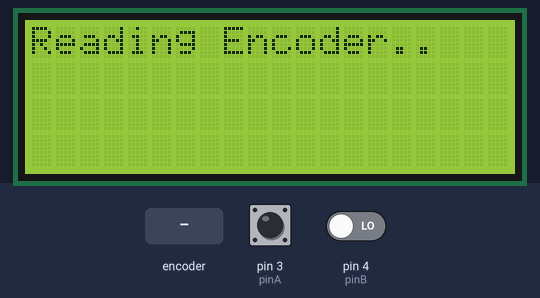
A sketch run on a simulated Arduino Uno, built with avr-gcc and run on an emulated ATmega328P. Shown: 20×4 character LCD. Inputs (shaded band) come from the test bench; at power-on: pin 3 (pinA) HIGH, pin 4 (pinB) LOW.

Above: at 2.2 s.
2.3 s: rotary encoder on pin 3 (pinA) / pin 4 (pinB) turned 3 steps (first pin leading)
At 3.5 s:
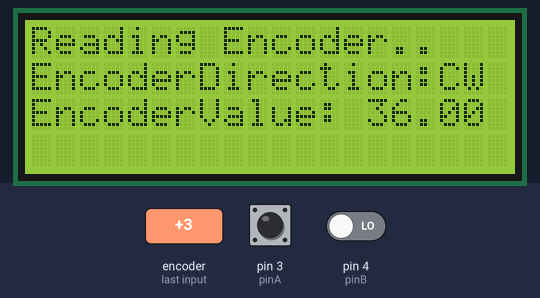
4.4 s: rotary encoder on pin 3 (pinA) / pin 4 (pinB) turned 1 step (first pin leading)
At 5.7 s:
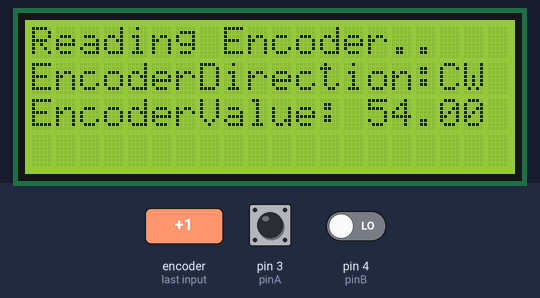
6.1 s: rotary encoder on pin 3 (pinA) / pin 4 (pinB) turned 1 step (first pin leading)
At 7.2 s:
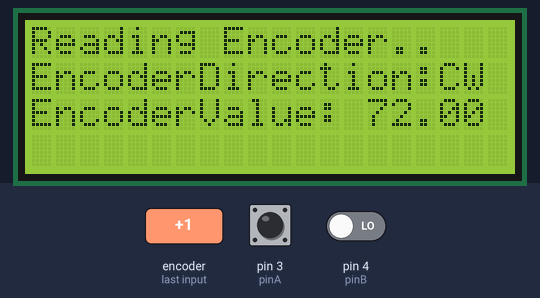
Timing chart, 0 to 9.1 s (numbered marks = the images above; inputs shaded):
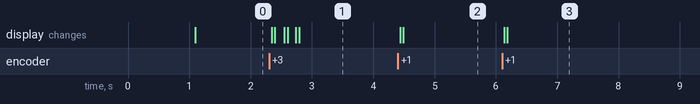

The sketch:

DisplayingEncoderValuesOnLCDScreen.ino
```cpp
//Arduino file for displaying values from a KY-040 Encoder on an LCD Screen.
//Displaying the Encoder Angular Value and Direction of turn.
//Include wire library, which allows communication with I2C Devices.
#include <Wire.h>
//Include the library that enables you to use LCD
#include <LiquidCrystal_I2C.h>
//Declare what the LCD screen is connected to
LiquidCrystal_I2C lcd(0x27,20,4);  // LCD2004 - 20x4 are the dimensions of the LCD

//Define Pins & Constants
int pinA = 3;   //CLK
int pinB = 4;    //DT
int encoderCount;
int pinAlast;
int aVal;
boolean CWCheck;


void setup() {
  //Initialise and Start LCD Screen
  lcd.init();
  lcd.backlight();
  lcd.print("Start LCD...");

  //Configure Pins for KY-040
  pinMode(pinA, INPUT);
  pinMode(pinB, INPUT);

  //Read Last Encoder Value
  pinAlast = digitalRead(pinA);

  //Begin process of receiving serial data
  Serial.begin (9600);

  //Delay & Clear LCD
  delay(1000);
  lcd.clear();

}

void loop() {
  lcd.setCursor(0,0);
  lcd.print("Reading Encoder..");

  aVal = digitalRead(pinA); //Read Current Encoder Value

  if (aVal != pinAlast){
    if (digitalRead(pinB) != aVal) {  // Means pin A Changed first - We're Rotating Clockwise
       encoderCount ++;
       CWCheck = true;
     } else {// Otherwise B changed first and we're moving CCW
       CWCheck = false;
       encoderCount--;
     }

     lcd.setCursor(0,2);
     lcd.print("EncoderValue:");
     lcd.setCursor(0,1);
     lcd.print("EncoderDirection:");

     //Encoder Rotating Clockwise if bCW is True - Print to show this
     if (CWCheck){
       lcd.setCursor(17,1);
       lcd.print("CW");
     }
     //Encoder Rotating Counter-Clockwise if bCW is False - Print to show this
     else{
       lcd.setCursor(17,1);
       lcd.print("CC");
     }
     lcd.setCursor(14,2);
     float angle = (360/38)*encoderCount; //Encoder has 38 available positions - This is multiplied by the encoder position to form the encoder angle.
     lcd.print(angle);
   }
   pinAlast = aVal; //Set the last encoder value to the current encoder value
  }
```

Measured:
- after the input at 2.3 s, the display: first changes after 0.05 s (image 1 shows a later state)
- after the input at 4.4 s, the display: first changes at once (image 2 shows a later state)
- after the input at 6.1 s, the display: first changes at once (image 3 shows a later state)
